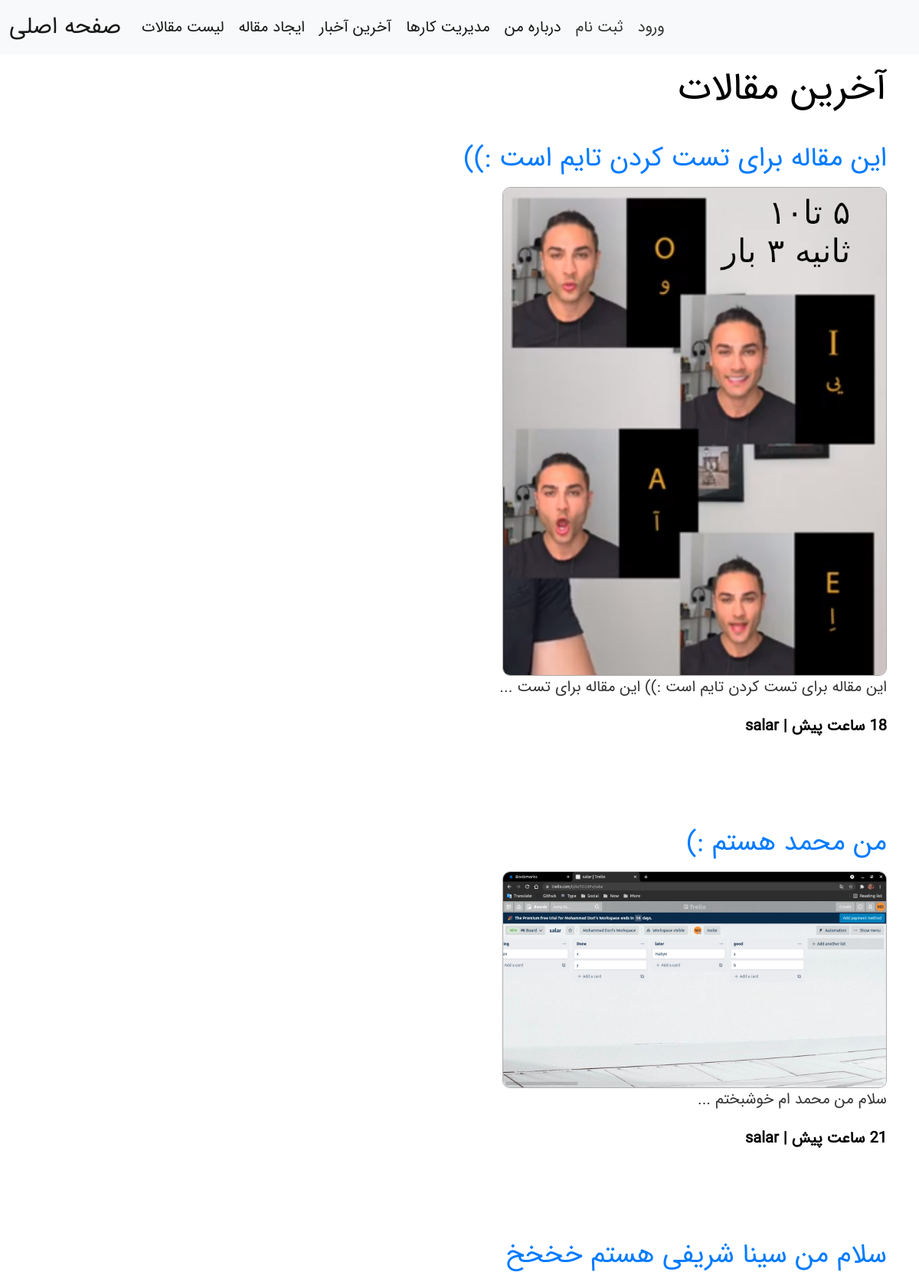
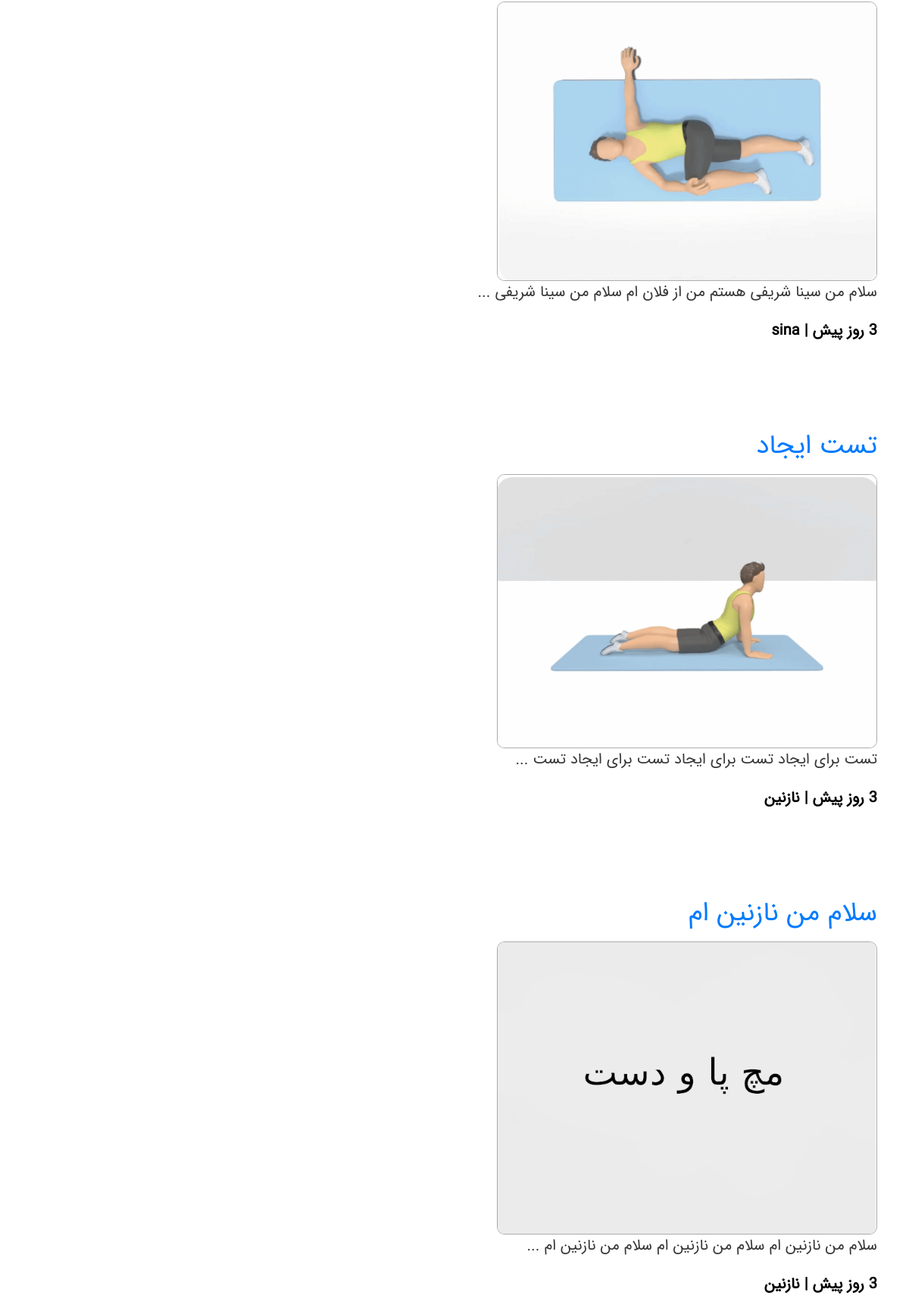
The app's page /articles/ (upper part) with its own data (2 pictures, top to bottom).
### articles/models.py (models this page shows, shortened)
class Article(models.Model):
    title: str = models.CharField("عنوان", max_length=256)
    slug = models.SlugField("آدرس", unique=True, allow_unicode=True)
    body: str = models.TextField("متن")
    date = models.DateTimeField(auto_now_add=True)
    image = models.ImageField("عکس", default='default.png')
    author = models.ForeignKey(User, on_delete=models.CASCADE)
    def snippet(self):
        return wrap(self.body[:70], width=60)[0] + " ..."
    def get_date(self):
        time = humanize.naturaltime(self.date)
        if time in ["now", "الان"]:
            return "الان"
        time = time.\
            replace(",", " and").\
            replace(".", "").\
            replace("،", " and ").\
            replace("ها", "").\
            replace("  ", " ").\
            replace("ago", "")
        time = time.split("and")[0].strip()
        time = f"{time} ago"
        return " ".join(_(word) for word in time.split())
    def get_title(self):
        return "\n".join(wrap(self.title, width=50))

### articles/views.py (the view)
# urls.py: path("", views.articles_list, name="list"),
def articles_list(request):
    articles = models.Article.objects.all().order_by("-date")[:50]
    args = {
        "articles": articles
    }
    return render(request, "articles/articles.html", args)

### articles/templates/articles/articles.html (shortened to what this page needs)
{% extends 'base.html' %}
{% load i18n %}
{% block content %}
<h1 style="font-size: 50px;" class="page-label">آخرین مقالات</h1>
{% for article in articles %}
<div class="articles">
  <h2>
    <a class="link" href="{% url 'articles:detail' slug=article.slug %}">{{ article.get_title | linebreaks }}</a>
  </h2>
  <a target="_blank" href="{% url 'articles:detail' slug=article.slug %}">
    <img class="thumbnail-img" src="{{ article.image.url }}" alt="{{ article.title }}">
  </a>
  <p class="summery-body">{{ article.snippet }}</p>
  <div class="info">
    <p><b>{{ article.get_date }} | {{ article.author.username }}</b></p>
  </div>
</div>
{% endfor %}
<br>
{% endblock %}

### templates/base.html (shortened to what this page needs)
{% load static %}
<!DOCTYPE html>
<html lang="en">
  <head>
    <link rel="stylesheet" href="https://cdn.jsdelivr.net/npm/bootstrap@5.1.3/dist/css/bootstrap.min.css">
    <link rel="stylesheet" href="{% static 'styles.css' %}" />
  </head>
  <body>
    <nav style="font-size: 20px;" class="navbar navbar-expand-lg navbar-light bg-light">
      <div class="container-fluid">
        <a style="font-size: 30px;" class="navbar-brand" href="{% url 'home' %}">صفحه اصلی</a>
        <div class="collapse navbar-collapse" id="navbarNav">
          <ul class="navbar-nav">
            <li class="nav-item">
              <a class="nav-link active custom-nav" aria-current="page" href="{% url 'articles:list' %}">لیست مقالات</a>
            </li>
            <li class="nav-item">
              <a class="nav-link active custom-nav" aria-current="page" href="{% url 'articles:create' %}">ایجاد مقاله</a>
            </li>
            <li class="nav-item">
              <a class="nav-link active custom-nav" aria-current="page" href="{% url 'news' %}">آخرین آخبار</a>
            </li>
            <li class="nav-item">
              <a class="nav-link active custom-nav" aria-current="page" href="">مدیریت کارها</a>
            </li>
            <li class="nav-item">
              <a class="nav-link active custom-nav" aria-current="page" href="{% url 'about' %}">درباره من</a>
            </li>
            {% if user.is_authenticated %}
            <form action="{% url 'accounts:logout' %}" method="post">
              {% csrf_token %}
              <li class="nav-item">
                <button class="btn nav-link active custom-nav" aria-current="page" style="color: #333333; font-size: 19px;">خروج از حساب</button>
              </li>
            </form>
            {% else %}
            <li class="nav-item">
              <a style="color: #333333;" class="nav-link active custom-nav" aria-current="page" href="{% url 'accounts:register' %}">ثبت نام</a>
            </li>
            <li class="nav-item">
              <a style="color: #333333;" class="nav-link active custom-nav" aria-current="page" href="{% url 'accounts:login' %}">ورود</a>
            </li>
            {% endif %}
            </div>
        </div>
    </nav>
    <div class="container" style="direction: rtl;">
      {% block content %}
      {% endblock %}
    </div>
  </body>
</html>

### assets/styles.css (style rules this page uses)
*, *::after, *::before { margin: 0; padding: 0; box-sizing: border-box; }
body { background-color: white; color: black; font-family: "IRAN Sans", sans-serif; font-weight: normal; }
.link { color: #007bff; text-decoration: none; background-color: transparent; -webkit-text-decoration-skip: objects; }
.articles { padding-bottom: 60px; font-size: 20px; }
.articles h2 { margin-top: 40px; font-size: 35px; margin-bottom: 10px; }
.summery-body { color: #363636; }
.thumbnail-img { border-radius: 10px; border: 1px solid #acacac; width: 70%; }
@media only screen and (min-width: 768px) { .thumbnail-img { border-radius: 10px; border: 1px solid #acacac; width: 45%; } }
.info { padding-top: 5px; font-weight: normal; }
.page-label { font-size: 45px; margin-bottom: 30px; margin-top: 15px; }
.custom-nav { margin-left: 3px; }

### records on screen
Article: get_title "این مقاله برای تست کردن تایم است :))", image (picture), snippet "این مقاله برای تست کردن تایم است :)) این مقاله برای تست ...", get_date "18 ساعت پیش", author.username "salar"
Article: get_title "من محمد هستم :)", image (picture), snippet "سلام من محمد ام خوشبختم ...", get_date "21 ساعت پیش", author.username "salar"
Article: get_title "سلام من سینا شریفی هستم خخخخ", image (picture), snippet "سلام من سینا شریفی هستم من از فلان ام سلام من سینا شریفی ...", get_date "3 روز پیش", author.username "sina"
Article: get_title "تست ایجاد", image (picture), snippet "تست برای ایجاد تست برای ایجاد تست برای ایجاد تست ...", get_date "3 روز پیش", author.username "نازنین"
Article: get_title "سلام من نازنین ام", image (placeholder picture), snippet "سلام من نازنین ام سلام من نازنین ام سلام من نازنین ام ...", get_date "3 روز پیش", author.username "نازنین"
